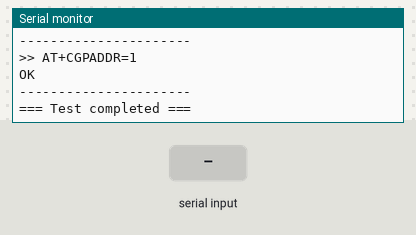
Simulated run of this sketch. Board: ESP32. On the bench: the last lines printed to the serial monitor. The inputs (shaded band) are chosen by the test bench. The modem accepts every AT command (registered, SIM ready, sends succeed) and sends nothing else.

Above: at 12.2 s.
12.3 s: "1\n" received over the second serial link
At 13.2 s:
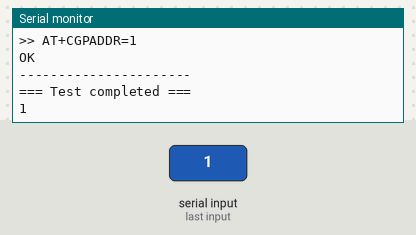
13.8 s: "0\n" received over the second serial link
At 14.3 s:
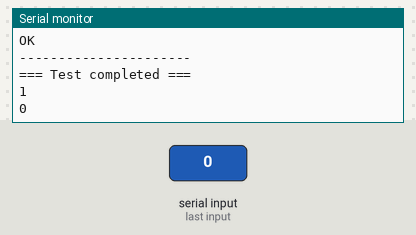
15.3 s: "2\n" received over the second serial link
At 16.7 s:
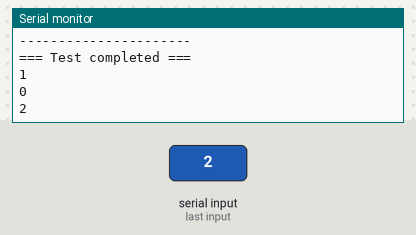

The sketch:

at-commands.ino
```cpp
#include <HardwareSerial.h>

HardwareSerial simSerial(1);

void sendAT(String cmd) {
  Serial.println("\n>> " + cmd);
  simSerial.println(cmd); // send to SIM7600X
  delay(1000);

  while (simSerial.available()) {
    Serial.write(simSerial.read()); // print raw response
  }
  Serial.println("----------------------");
}

void setup() {
  Serial.begin(115200);
  simSerial.begin(115200, SERIAL_8N1, 16, 17); // RX=16, TX=17
  delay(2000);

  Serial.println("=== SIM7600X Connection Test ===");

  // 1. ESP32 <-> SIM7600X
  sendAT("AT");        // response: OK
  sendAT("ATI");       // module info

  // 2. SIM Card
  sendAT("AT+CPIN?");  // SIM ready → +CPIN: READY
  sendAT("AT+CSQ");    // check signal
  sendAT("AT+COPS?");  // the registered operator

  // 3. Internet Connection
  sendAT("AT+CGATT?"); // attach GPRS (1 = attached)
  sendAT("AT+CGDCONT=1,\"IP\",\"indosatgprs\""); // change APN according to operator
  sendAT("AT+CGACT=1,1"); // activate PDP context
  sendAT("AT+CGPADDR=1"); // check obtained IP address

  Serial.println("=== Test completed ===");
}

void loop() {
  if (simSerial.available()) { // Show module response
    String line = simSerial.readStringUntil('\n');
    Serial.println(line);
  }
}
```

Measured:
- after the input at 12.3 s, the serial monitor: prints a new line at once (image 1)
- after the input at 13.8 s, the serial monitor: prints a new line at once (image 2)
- after the input at 15.3 s, the serial monitor: prints a new line at once (image 3)
